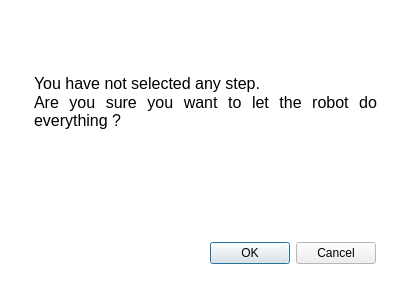
<?xml version="1.0" encoding="UTF-8"?>
<ui version="4.0">
 <class>Confirmation</class>
 <widget class="QDialog" name="Confirmation">
  <property name="geometry">
   <rect>
    <x>0</x>
    <y>0</y>
    <width>400</width>
    <height>300</height>
   </rect>
  </property>
  <property name="palette">
   <palette>
    <active>
     <colorrole role="Base">
      <brush brushstyle="SolidPattern">
       <color alpha="255">
        <red>255</red>
        <green>255</green>
        <blue>255</blue>
       </color>
      </brush>
     </colorrole>
     <colorrole role="Window">
      <brush brushstyle="SolidPattern">
       <color alpha="255">
        <red>255</red>
        <green>255</green>
        <blue>255</blue>
       </color>
      </brush>
     </colorrole>
    </active>
    <inactive>
     <colorrole role="Base">
      <brush brushstyle="SolidPattern">
       <color alpha="255">
        <red>255</red>
        <green>255</green>
        <blue>255</blue>
       </color>
      </brush>
     </colorrole>
     <colorrole role="Window">
      <brush brushstyle="SolidPattern">
       <color alpha="255">
        <red>255</red>
        <green>255</green>
        <blue>255</blue>
       </color>
      </brush>
     </colorrole>
    </inactive>
    <disabled>
     <colorrole role="Base">
      <brush brushstyle="SolidPattern">
       <color alpha="255">
        <red>255</red>
        <green>255</green>
        <blue>255</blue>
       </color>
      </brush>
     </colorrole>
     <colorrole role="Window">
      <brush brushstyle="SolidPattern">
       <color alpha="255">
        <red>255</red>
        <green>255</green>
        <blue>255</blue>
       </color>
      </brush>
     </colorrole>
    </disabled>
   </palette>
  </property>
  <property name="windowTitle">
   <string>Dialog</string>
  </property>
  <widget class="QTextBrowser" name="check_question">
   <property name="geometry">
    <rect>
     <x>30</x>
     <y>70</y>
     <width>351</width>
     <height>71</height>
    </rect>
   </property>
   <property name="frameShape">
    <enum>QFrame::NoFrame</enum>
   </property>
   <property name="html">
    <string>&lt;!DOCTYPE HTML PUBLIC &quot;-//W3C//DTD HTML 4.0//EN&quot; &quot;http://www.w3.org/TR/REC-html40/strict.dtd&quot;&gt;
&lt;html&gt;&lt;head&gt;&lt;meta name=&quot;qrichtext&quot; content=&quot;1&quot; /&gt;&lt;style type=&quot;text/css&quot;&gt;
p, li { white-space: pre-wrap; }
&lt;/style&gt;&lt;/head&gt;&lt;body style=&quot; font-family:'Ubuntu'; font-size:11pt; font-weight:400; font-style:normal;&quot;&gt;
&lt;p align=&quot;justify&quot; style=&quot; margin-top:0px; margin-bottom:0px; margin-left:0px; margin-right:0px; -qt-block-indent:0; text-indent:0px;&quot;&gt;&lt;span style=&quot; font-size:12pt;&quot;&gt;You have not selected any step.&lt;/span&gt;&lt;/p&gt;
&lt;p align=&quot;justify&quot; style=&quot; margin-top:0px; margin-bottom:0px; margin-left:0px; margin-right:0px; -qt-block-indent:0; text-indent:0px;&quot;&gt;&lt;span style=&quot; font-size:12pt;&quot;&gt;Are you sure you want to let the robot do everything ? &lt;/span&gt;&lt;/p&gt;&lt;/body&gt;&lt;/html&gt;</string>
   </property>
  </widget>
  <widget class="QDialogButtonBox" name="button_box">
   <property name="geometry">
    <rect>
     <x>200</x>
     <y>240</y>
     <width>176</width>
     <height>27</height>
    </rect>
   </property>
   <property name="standardButtons">
    <set>QDialogButtonBox::Cancel|QDialogButtonBox::Ok</set>
   </property>
  </widget>
 </widget>
 <resources/>
 <connections/>
</ui>
